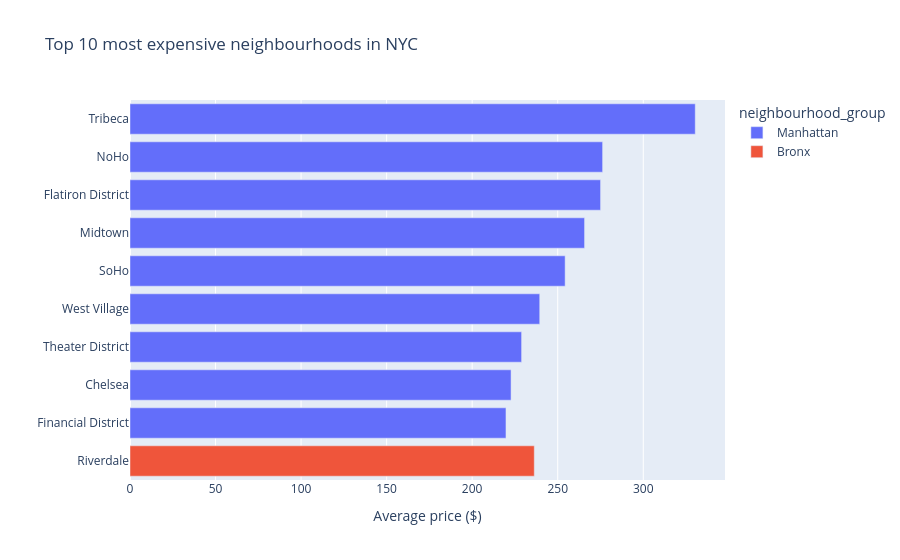

Notebook source saved alongside this figure:
### Code cell
fig = px.bar(
    result3,
    x="avg_price",
    y="neighbourhood",
    orientation="h",
    color="neighbourhood_group",
    title="Top 10 most expensive neighbourhoods in NYC",
    labels={"avg_price": "Average price ($)", "neighbourhood": ""}
)
fig.update_layout(yaxis=dict(autorange="reversed"))
fig.show()

### Figure 1 — Plotly figure (JSON) as saved in the notebook; plotly's stock layout.template omitted (floating-point values rounded to 4 significant figures)
{"data": [{"hovertemplate": "neighbourhood_group=Manhattan<br>Average price ($)=%{x}<br>=%{y}<extra></extra>", "legendgroup": "Manhattan", "marker": {"color": "#636efa", "pattern": {"shape": ""}}, "name": "Manhattan", "orientation": "h", "showlegend": true, "textposition": "auto", "type": "bar", "x": [330.4, 276.2, 275.1, 265.7, 254.3, 239.5, 228.9, 222.7, 219.8], "xaxis": "x", "y": ["Tribeca", "NoHo", "Flatiron District", "Midtown", "SoHo", "West Village", "Theater District", "Chelsea", "Financial District"], "yaxis": "y"}, {"hovertemplate": "neighbourhood_group=Bronx<br>Average price ($)=%{x}<br>=%{y}<extra></extra>", "legendgroup": "Bronx", "marker": {"color": "#EF553B", "pattern": {"shape": ""}}, "name": "Bronx", "orientation": "h", "showlegend": true, "textposition": "auto", "type": "bar", "x": [236.3], "xaxis": "x", "y": ["Riverdale"], "yaxis": "y"}], "layout": {"barmode": "relative", "legend": {"title": {"text": "neighbourhood_group"}, "tracegroupgap": 0}, "title": {"text": "Top 10 most expensive neighbourhoods in NYC"}, "xaxis": {"anchor": "y", "domain": [0, 1], "title": {"text": "Average price ($)"}}, "yaxis": {"anchor": "x", "autorange": "reversed", "domain": [0, 1], "title": {"text": ""}}}}
